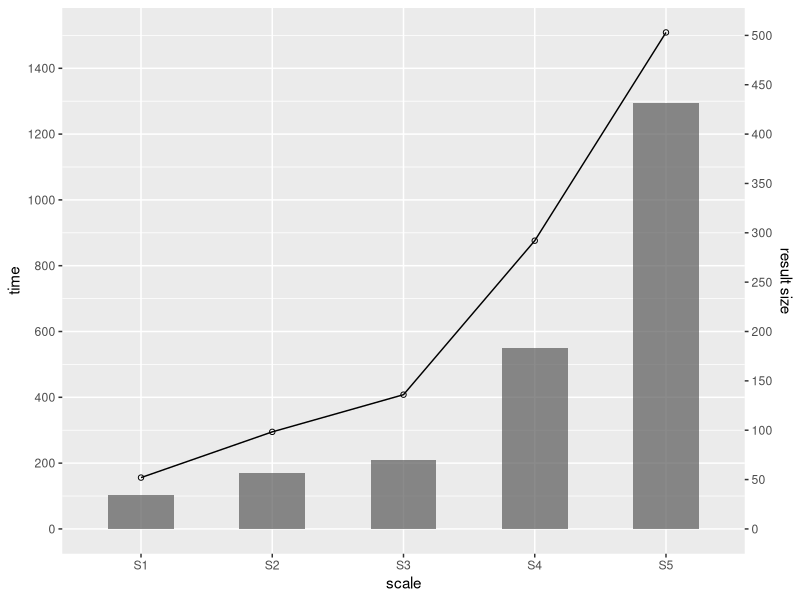

Generate this figure with R:
library(ggplot2)
line_info = read.csv(file = "line_figure0.csv", header=T)
l0<-ggplot(data=line_info) 
l1<- l0  + geom_point(aes(x=scale,y=time),shape=21) + geom_line(aes(x=scale,y=time,group=1)) + geom_bar(stat = "identity",aes(x=scale,y=size*3),alpha=.7,width = 0.5) 
l2<- l1 + scale_y_continuous(breaks = seq(0,2000,200),sec.axis = (sec_axis(~./3,name="result size", breaks=seq(0,500,50))))
ggsave("double_y_axis.pdf",plot=l2)